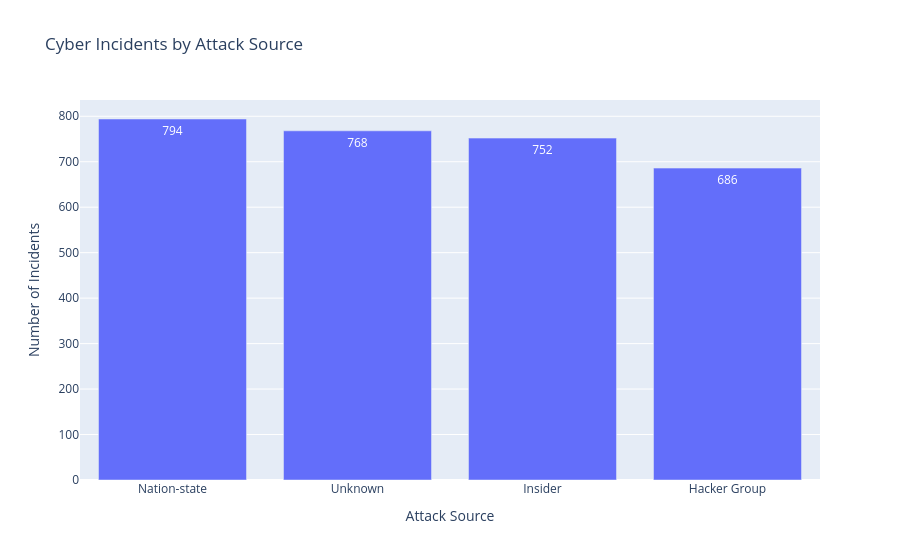

Here is the notebook cell this chart was saved with:
### Code cell
fig = px.bar(
    source_counts,
    x="Attack Source",
    y="Number of Incidents",
    title="Cyber Incidents by Attack Source",
    text="Number of Incidents"
)

fig.show()

### Figure 1 — Plotly figure (JSON) as saved in the notebook; plotly's stock layout.template omitted (floating-point values rounded to 4 significant figures)
{"data": [{"hovertemplate": "Attack Source=%{x}<br>Number of Incidents=%{text}<extra></extra>", "legendgroup": "", "marker": {"color": "#636efa", "pattern": {"shape": ""}}, "name": "", "orientation": "v", "showlegend": false, "text": [794.0, 768.0, 752.0, 686.0], "textposition": "auto", "type": "bar", "x": ["Nation-state", "Unknown", "Insider", "Hacker Group"], "xaxis": "x", "y": [794, 768, 752, 686], "yaxis": "y"}], "layout": {"barmode": "relative", "legend": {"tracegroupgap": 0}, "title": {"text": "Cyber Incidents by Attack Source"}, "xaxis": {"anchor": "y", "domain": [0, 1], "title": {"text": "Attack Source"}}, "yaxis": {"anchor": "x", "domain": [0, 1], "title": {"text": "Number of Incidents"}}}}
